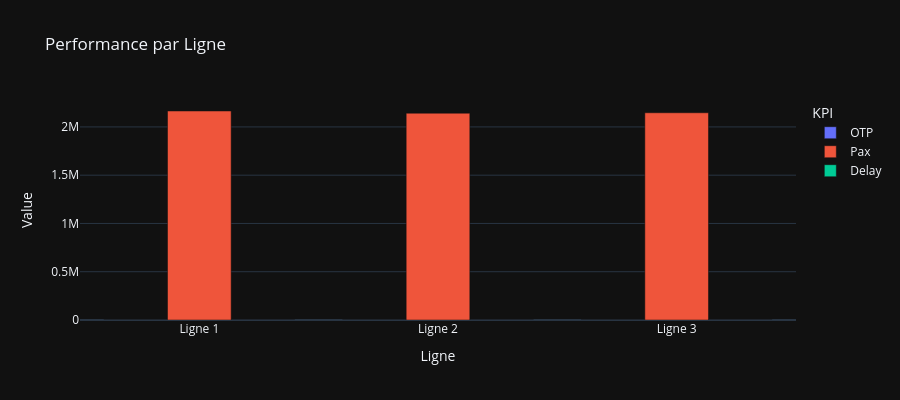

Write notebook code for a chart like this one.
### Markdown cell above
## Performance par Ligne - Graphique

### Code cell
line_kpi = pd.DataFrame()
for lid in [1, 2, 3]:
    l_ponct = ponct[ponct['IDLigne'] == lid]
    l_freq = freq[freq['IDLigne'] == lid]
    l_otp = (l_ponct['EstPonctuel'] == 'Oui').mean() * 100
    l_pax = l_freq['Montees'].sum()
    l_delay = l_ponct['RetardMinutes'].mean()
    line_kpi = pd.concat([line_kpi, pd.DataFrame({
        'Ligne': [f'Ligne {lid}'], 'OTP': [l_otp], 'Pax': [l_pax], 'Delay': [l_delay]
    })])

fig_line = px.bar(line_kpi.melt(id_vars='Ligne', var_name='KPI', value_name='Value'),
    x='Ligne', y='Value', color='KPI', title='Performance par Ligne', barmode='group')
fig_line.update_layout(template='plotly_dark', height=400)
display(fig_line)

### Figure 1 — Plotly figure (JSON) as saved in the notebook; plotly's stock layout.template omitted (floating-point values rounded to 4 significant figures)
{"data": [{"alignmentgroup": "True", "hovertemplate": "KPI=OTP<br>Ligne=%{x}<br>Value=%{y}<extra></extra>", "legendgroup": "OTP", "marker": {"color": "#636efa", "pattern": {"shape": ""}}, "name": "OTP", "offsetgroup": "OTP", "orientation": "v", "showlegend": true, "textposition": "auto", "type": "bar", "x": ["Ligne 1", "Ligne 2", "Ligne 3"], "xaxis": "x", "y": [71.41, 73.04, 73.2], "yaxis": "y"}, {"alignmentgroup": "True", "hovertemplate": "KPI=Pax<br>Ligne=%{x}<br>Value=%{y}<extra></extra>", "legendgroup": "Pax", "marker": {"color": "#EF553B", "pattern": {"shape": ""}}, "name": "Pax", "offsetgroup": "Pax", "orientation": "v", "showlegend": true, "textposition": "auto", "type": "bar", "x": ["Ligne 1", "Ligne 2", "Ligne 3"], "xaxis": "x", "y": [2165000.0, 2142000.0, 2147000.0], "yaxis": "y"}, {"alignmentgroup": "True", "hovertemplate": "KPI=Delay<br>Ligne=%{x}<br>Value=%{y}<extra></extra>", "legendgroup": "Delay", "marker": {"color": "#00cc96", "pattern": {"shape": ""}}, "name": "Delay", "offsetgroup": "Delay", "orientation": "v", "showlegend": true, "textposition": "auto", "type": "bar", "x": ["Ligne 1", "Ligne 2", "Ligne 3"], "xaxis": "x", "y": [3.797, 3.703, 3.771], "yaxis": "y"}], "layout": {"barmode": "group", "height": 400, "legend": {"title": {"text": "KPI"}, "tracegroupgap": 0}, "title": {"text": "Performance par Ligne"}, "xaxis": {"anchor": "y", "domain": [0, 1], "title": {"text": "Ligne"}}, "yaxis": {"anchor": "x", "domain": [0, 1], "title": {"text": "Value"}}}}
